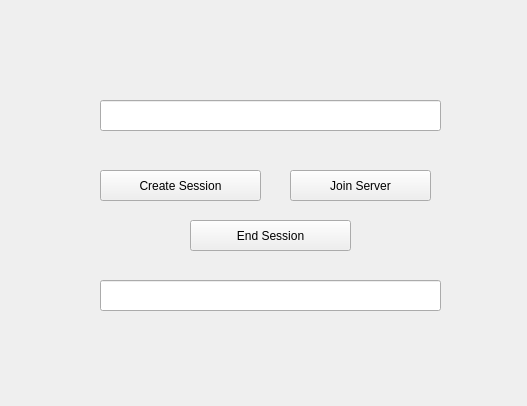
<?xml version="1.0" encoding="UTF-8"?>
<ui version="4.0">
 <class>Interface</class>
 <widget class="QMainWindow" name="Interface">
  <property name="geometry">
   <rect>
    <x>0</x>
    <y>0</y>
    <width>527</width>
    <height>406</height>
   </rect>
  </property>
  <property name="windowTitle">
   <string>Interface</string>
  </property>
  <property name="styleSheet">
   <string notr="true">font: 14pt &quot;Arial&quot;;</string>
  </property>
  <widget class="QWidget" name="centralwidget">
   <widget class="QLineEdit" name="txtsessioncode">
    <property name="geometry">
     <rect>
      <x>100</x>
      <y>100</y>
      <width>341</width>
      <height>31</height>
     </rect>
    </property>
   </widget>
   <widget class="QPushButton" name="btncreatesession">
    <property name="geometry">
     <rect>
      <x>100</x>
      <y>170</y>
      <width>161</width>
      <height>31</height>
     </rect>
    </property>
    <property name="styleSheet">
     <string notr="true">font: 16pt &quot;Arial&quot;;</string>
    </property>
    <property name="text">
     <string>Create Session</string>
    </property>
   </widget>
   <widget class="QPushButton" name="brnjoinsession">
    <property name="geometry">
     <rect>
      <x>290</x>
      <y>170</y>
      <width>141</width>
      <height>31</height>
     </rect>
    </property>
    <property name="styleSheet">
     <string notr="true">font: 16pt &quot;Arial&quot;;</string>
    </property>
    <property name="text">
     <string>Join Server</string>
    </property>
   </widget>
   <widget class="QLineEdit" name="txtresultcode">
    <property name="geometry">
     <rect>
      <x>100</x>
      <y>280</y>
      <width>341</width>
      <height>31</height>
     </rect>
    </property>
    <property name="readOnly">
     <bool>true</bool>
    </property>
   </widget>
   <widget class="QPushButton" name="btnendsession">
    <property name="geometry">
     <rect>
      <x>190</x>
      <y>220</y>
      <width>161</width>
      <height>31</height>
     </rect>
    </property>
    <property name="styleSheet">
     <string notr="true">font: 16pt &quot;Arial&quot;;</string>
    </property>
    <property name="text">
     <string>End Session</string>
    </property>
   </widget>
  </widget>
 </widget>
 <resources/>
 <connections/>
</ui>
